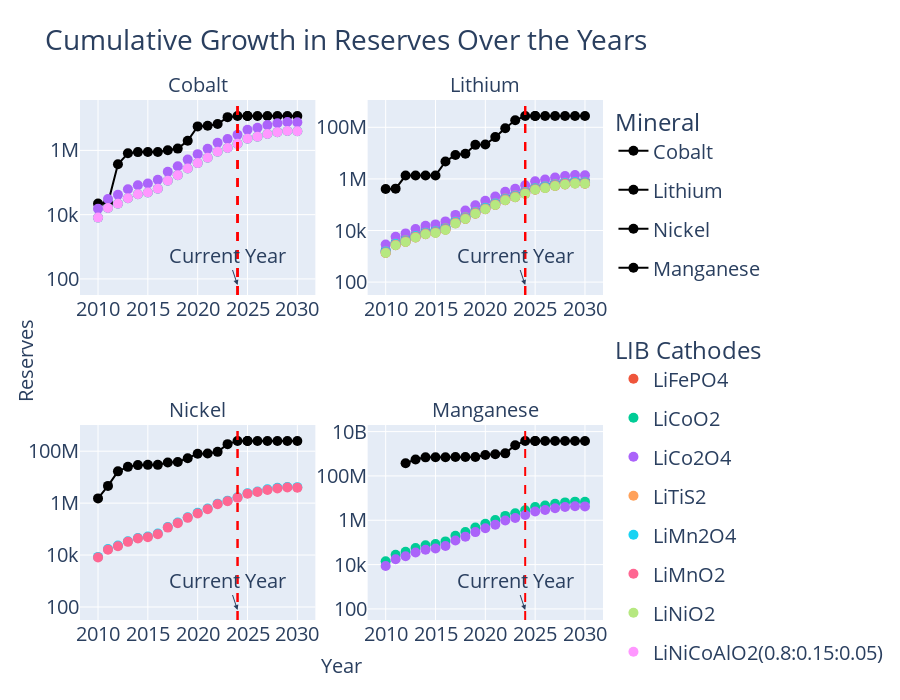

Notebook source saved alongside this figure:
### Code cell
F = make_subplots(rows=2, cols=2, x_title="Year", y_title="Reserves", 
                  subplot_titles=non_lanthanides.tolist())

# Define a fixed color mapping for cathode types

# cathode_colors = {"NMC111": "blue", "NMC532": "green", "NMC622": "orange", "NMC811": "purple"}
mineral_colors =  ['#636efa','#EF553B', '#00cc96', '#ab63fa']

for i, mineral in enumerate(non_lanthanides):
    M = D.loc[(D["Primary Mineral"] == mineral) & (D["Cumulative Reserves"] > 0)]
    S = demand_by_cathode[demand_by_cathode["Full Element Name"] == mineral]
    
    # Add the main mineral trace with its own legend group
    F.add_trace(
        go.Scatter(
            x=M["Year"], 
            y=M["Cumulative Reserves"], 
            mode="lines+markers",
            legendgroup=mineral,
            name=mineral,
            marker=dict(
                size=10,
                color="black"
            ), 
            showlegend=True,
            legend="legend1"
        ),
        row=i // 2 + 1, 
        col=i % 2 + 1
    )
    
    # Add cathode traces grouped by cathode type
    for j,cathode in enumerate(S.columns[6:]):
        F.add_trace(
            go.Scatter(
                x=S["Year"], 
                y=S[cathode], 
                mode="markers",
                legendgroup=cathode,  # Group by cathode type instead of mineral
                name=cathode,
                marker=dict(size=10),
                # Only show in legend for last mineral to avoid duplicates
                showlegend=(i == 0),
                legend="legend2",
            ),
            row=i // 2 + 1, 
            col=i % 2 + 1)
    
    # Add vertical line and annotation
    F.add_vline(x=2024, line_dash="dash", line_color="red")
    F.add_annotation(
        x=2024, 
        text="Current Year",
        showarrow=True,
        arrowhead=2,
        yshift=10,
        row=i // 2 + 1, 
        col=i % 2 + 1
    )

F.update_yaxes(type='log')
F.update_layout(title="Cumulative Growth in Reserves Over the Years",height=700,showlegend=True,
                legend1=dict(title=dict(text="Mineral")),
                legend2=dict(title=dict(text="LIB Cathodes"), y=-0.1),
                font=dict(size=20))
F.update_annotations(font_size=20)
F.show()

### Figure 1 — Plotly figure (JSON) as saved in the notebook; plotly's stock layout.template omitted (floating-point values rounded to 4 significant figures)
{"data": [{"legend": "legend", "legendgroup": "Cobalt", "marker": {"color": "black", "size": 10}, "mode": "lines+markers", "name": "Cobalt", "showlegend": true, "type": "scatter", "x": [2010, 2011, 2012, 2013, 2014, 2015, 2016, 2017, 2018, 2019, 2020, 2021, 2022, 2023, 2024, 2025, 2025, 2026, 2027, 2028, 2029, 2030], "xaxis": "x", "y": [22369, 23020, 369246, 810750, 884999, 886799, 886799, 1009810, 1137085, 1996679, 5587388, 5880880, 6602558, 10834781, 11762492, 11762492, 11762492, 11762492, 11762492, 11762492, 11762492, 11762492], "yaxis": "y"}, {"legend": "legend2", "legendgroup": "LiFePO4", "marker": {"size": 10}, "mode": "markers", "name": "LiFePO4", "showlegend": true, "type": "scatter", "x": [2010, 2011, 2012, 2013, 2014, 2015, 2016, 2017, 2018, 2019, 2020, 2021, 2022, 2023, 2024, 2025, 2026, 2027, 2028, 2029, 2030], "xaxis": "x", "y": [NaN, NaN, NaN, NaN, NaN, NaN, NaN, NaN, NaN, NaN, NaN, NaN, NaN, NaN, NaN, NaN, NaN, NaN, NaN, NaN, NaN], "yaxis": "y"}, {"legend": "legend2", "legendgroup": "LiCoO2", "marker": {"size": 10}, "mode": "markers", "name": "LiCoO2", "showlegend": true, "type": "scatter", "x": [2010, 2011, 2012, 2013, 2014, 2015, 2016, 2017, 2018, 2019, 2020, 2021, 2022, 2023, 2024, 2025, 2026, 2027, 2028, 2029, 2030], "xaxis": "x", "y": [8101.0, 16200.0, 21990.0, 32400.0, 43400.0, 49190.0, 64230.0, 114600.0, 170000.0, 271800.0, 402800.0, 589200.0, 908500.0, 1186000.0, 1614000.0, 2297000.0, 2677000.0, 3228000.0, 3698000.0, 4003000.0, 3929000.0], "yaxis": "y"}, {"legend": "legend2", "legendgroup": "LiCo2O4", "marker": {"size": 10}, "mode": "markers", "name": "LiCo2O4", "showlegend": true, "type": "scatter", "x": [2010, 2011, 2012, 2013, 2014, 2015, 2016, 2017, 2018, 2019, 2020, 2021, 2022, 2023, 2024, 2025, 2026, 2027, 2028, 2029, 2030], "xaxis": "x", "y": [15390.0, 30780.0, 41780.0, 61570.0, 82460.0, 93450.0, 122000.0, 217700.0, 322900.0, 516400.0, 765300.0, 1119000.0, 1726000.0, 2253000.0, 3066000.0, 4365000.0, 5087000.0, 6134000.0, 7027000.0, 7606000.0, 7465000.0], "yaxis": "y"}, {"legend": "legend2", "legendgroup": "LiTiS2", "marker": {"size": 10}, "mode": "markers", "name": "LiTiS2", "showlegend": true, "type": "scatter", "x": [2010, 2011, 2012, 2013, 2014, 2015, 2016, 2017, 2018, 2019, 2020, 2021, 2022, 2023, 2024, 2025, 2026, 2027, 2028, 2029, 2030], "xaxis": "x", "y": [NaN, NaN, NaN, NaN, NaN, NaN, NaN, NaN, NaN, NaN, NaN, NaN, NaN, NaN, NaN, NaN, NaN, NaN, NaN, NaN, NaN], "yaxis": "y"}, {"legend": "legend2", "legendgroup": "LiMn2O4", "marker": {"size": 10}, "mode": "markers", "name": "LiMn2O4", "showlegend": true, "type": "scatter", "x": [2010, 2011, 2012, 2013, 2014, 2015, 2016, 2017, 2018, 2019, 2020, 2021, 2022, 2023, 2024, 2025, 2026, 2027, 2028, 2029, 2030], "xaxis": "x", "y": [NaN, NaN, NaN, NaN, NaN, NaN, NaN, NaN, NaN, NaN, NaN, NaN, NaN, NaN, NaN, NaN, NaN, NaN, NaN, NaN, NaN], "yaxis": "y"}, {"legend": "legend2", "legendgroup": "LiMnO2", "marker": {"size": 10}, "mode": "markers", "name": "LiMnO2", "showlegend": true, "type": "scatter", "x": [2010, 2011, 2012, 2013, 2014, 2015, 2016, 2017, 2018, 2019, 2020, 2021, 2022, 2023, 2024, 2025, 2026, 2027, 2028, 2029, 2030], "xaxis": "x", "y": [NaN, NaN, NaN, NaN, NaN, NaN, NaN, NaN, NaN, NaN, NaN, NaN, NaN, NaN, NaN, NaN, NaN, NaN, NaN, NaN, NaN], "yaxis": "y"}, {"legend": "legend2", "legendgroup": "LiNiO2", "marker": {"size": 10}, "mode": "markers", "name": "LiNiO2", "showlegend": true, "type": "scatter", "x": [2010, 2011, 2012, 2013, 2014, 2015, 2016, 2017, 2018, 2019, 2020, 2021, 2022, 2023, 2024, 2025, 2026, 2027, 2028, 2029, 2030], "xaxis": "x", "y": [NaN, NaN, NaN, NaN, NaN, NaN, NaN, NaN, NaN, NaN, NaN, NaN, NaN, NaN, NaN, NaN, NaN, NaN, NaN, NaN, NaN], "yaxis": "y"}, {"legend": "legend2", "legendgroup": "LiNiCoAlO2(0.8:0.15:0.05)", "marker": {"size": 10}, "mode": "markers", "name": "LiNiCoAlO2(0.8:0.15:0.05)", "showlegend": true, "type": "scatter", "x": [2010, 2011, 2012, 2013, 2014, 2015, 2016, 2017, 2018, 2019, 2020, 2021, 2022, 2023, 2024, 2025, 2026, 2027, 2028, 2029, 2030], "xaxis": "x", "y": [8101.0, 16200.0, 21990.0, 32400.0, 43400.0, 49190.0, 64230.0, 114600.0, 170000.0, 271800.0, 402800.0, 589200.0, 908500.0, 1186000.0, 1614000.0, 2297000.0, 2677000.0, 3228000.0, 3698000.0, 4003000.0, 3929000.0], "yaxis": "y"}, {"legend": "legend", "legendgroup": "Lithium", "marker": {"color": "black", "size": 10}, "mode": "lines+markers", "name": "Lithium", "showlegend": true, "type": "scatter", "x": [2010, 2011, 2012, 2013, 2014, 2015, 2016, 2017, 2018, 2019, 2020, 2021, 2022, 2023, 2024, 2025, 2025, 2026, 2027, 2028, 2029, 2030], "xaxis": "x2", "y": [408140, 419371, 1349320, 1349320, 1349320, 1349320, 4720420, 8410820, 9400463, 20902463, 21420563, 41718533, 92128193, 186800244, 274575585, 274575585, 274575585, 274575585, 274575585, 274575585, 274575585, 274575585], "yaxis": "y2"}, {"legend": "legend2", "legendgroup": "LiFePO4", "marker": {"size": 10}, "mode": "markers", "name": "LiFePO4", "showlegend": false, "type": "scatter", "x": [2010, 2011, 2012, 2013, 2014, 2015, 2016, 2017, 2018, 2019, 2020, 2021, 2022, 2023, 2024, 2025, 2026, 2027, 2028, 2029, 2030], "xaxis": "x2", "y": [1761.0, 3523.0, 4781.0, 7046.0, 9437.0, 10690.0, 13970.0, 24910.0, 36950.0, 59100.0, 87580.0, 128100.0, 197500.0, 257800.0, 350900.0, 499500.0, 582200.0, 702000.0, 804200.0, 870500.0, 854300.0], "yaxis": "y2"}, {"legend": "legend2", "legendgroup": "LiCoO2", "marker": {"size": 10}, "mode": "markers", "name": "LiCoO2", "showlegend": false, "type": "scatter", "x": [2010, 2011, 2012, 2013, 2014, 2015, 2016, 2017, 2018, 2019, 2020, 2021, 2022, 2023, 2024, 2025, 2026, 2027, 2028, 2029, 2030], "xaxis": "x2", "y": [1340.0, 2680.0, 3637.0, 5360.0, 7178.0, 8136.0, 10620.0, 18950.0, 28110.0, 44950.0, 66620.0, 97450.0, 150300.0, 196100.0, 266900.0, 380000.0, 442800.0, 534000.0, 611700.0, 662200.0, 649900.0], "yaxis": "y2"}, {"legend": "legend2", "legendgroup": "LiCo2O4", "marker": {"size": 10}, "mode": "markers", "name": "LiCo2O4", "showlegend": false, "type": "scatter", "x": [2010, 2011, 2012, 2013, 2014, 2015, 2016, 2017, 2018, 2019, 2020, 2021, 2022, 2023, 2024, 2025, 2026, 2027, 2028, 2029, 2030], "xaxis": "x2", "y": [1614.0, 3227.0, 4380.0, 6454.0, 8644.0, 9796.0, 12790.0, 22820.0, 33850.0, 54130.0, 80230.0, 117300.0, 180900.0, 236200.0, 321400.0, 457600.0, 533300.0, 643000.0, 736600.0, 797400.0, 782600.0], "yaxis": "y2"}, {"legend": "legend2", "legendgroup": "LiTiS2", "marker": {"size": 10}, "mode": "markers", "name": "LiTiS2", "showlegend": false, "type": "scatter", "x": [2010, 2011, 2012, 2013, 2014, 2015, 2016, 2017, 2018, 2019, 2020, 2021, 2022, 2023, 2024, 2025, 2026, 2027, 2028, 2029, 2030], "xaxis": "x2", "y": [2846.0, 5692.0, 7725.0, 11380.0, 15250.0, 17280.0, 22570.0, 40250.0, 59710.0, 95480.0, 141500.0, 207000.0, 319200.0, 416600.0, 566900.0, 807100.0, 940600.0, 1134000.0, 1299000.0, 1406000.0, 1380000.0], "yaxis": "y2"}, {"legend": "legend2", "legendgroup": "LiMn2O4", "marker": {"size": 10}, "mode": "markers", "name": "LiMn2O4", "showlegend": false, "type": "scatter", "x": [2010, 2011, 2012, 2013, 2014, 2015, 2016, 2017, 2018, 2019, 2020, 2021, 2022, 2023, 2024, 2025, 2026, 2027, 2028, 2029, 2030], "xaxis": "x2", "y": [1545.0, 3090.0, 4193.0, 6180.0, 8277.0, 9380.0, 12250.0, 21850.0, 32410.0, 51830.0, 76820.0, 112400.0, 173300.0, 226100.0, 307800.0, 438100.0, 510600.0, 615700.0, 705300.0, 763500.0, 749300.0], "yaxis": "y2"}, {"legend": "legend2", "legendgroup": "LiMnO2", "marker": {"size": 10}, "mode": "markers", "name": "LiMnO2", "showlegend": false, "type": "scatter", "x": [2010, 2011, 2012, 2013, 2014, 2015, 2016, 2017, 2018, 2019, 2020, 2021, 2022, 2023, 2024, 2025, 2026, 2027, 2028, 2029, 2030], "xaxis": "x2", "y": [1525.0, 3050.0, 4139.0, 6100.0, 8169.0, 9259.0, 12090.0, 21570.0, 31990.0, 51160.0, 75820.0, 110900.0, 171000.0, 223200.0, 303800.0, 432400.0, 504000.0, 607700.0, 696200.0, 753600.0, 739600.0], "yaxis": "y2"}, {"legend": "legend2", "legendgroup": "LiNiO2", "marker": {"size": 10}, "mode": "markers", "name": "LiNiO2", "showlegend": false, "type": "scatter", "x": [2010, 2011, 2012, 2013, 2014, 2015, 2016, 2017, 2018, 2019, 2020, 2021, 2022, 2023, 2024, 2025, 2026, 2027, 2028, 2029, 2030], "xaxis": "x2", "y": [1413.0, 2827.0, 3836.0, 5654.0, 7572.0, 8581.0, 11210.0, 19990.0, 29650.0, 47420.0, 70280.0, 102800.0, 158500.0, 206900.0, 281600.0, 400800.0, 467100.0, 563300.0, 645300.0, 698500.0, 685500.0], "yaxis": "y2"}, {"legend": "legend2", "legendgroup": "LiNiCoAlO2(0.8:0.15:0.05)", "marker": {"size": 10}, "mode": "markers", "name": "LiNiCoAlO2(0.8:0.15:0.05)", "showlegend": false, "type": "scatter", "x": [2010, 2011, 2012, 2013, 2014, 2015, 2016, 2017, 2018, 2019, 2020, 2021, 2022, 2023, 2024, 2025, 2026, 2027, 2028, 2029, 2030], "xaxis": "x2", "y": [1333.0, 2666.0, 3618.0, 5331.0, 7140.0, 8092.0, 10570.0, 18850.0, 27960.0, 44720.0, 66270.0, 96930.0, 149500.0, 195100.0, 265500.0, 378000.0, 440500.0, 531200.0, 608500.0, 658600.0, 646400.0], "yaxis": "y2"}, {"legend": "legend", "legendgroup": "Nickel", "marker": {"color": "black", "size": 10}, "mode": "lines+markers", "name": "Nickel", "showlegend": true, "type": "scatter", "x": [2010, 2011, 2012, 2013, 2014, 2015, 2016, 2017, 2018, 2019, 2020, 2021, 2022, 2023, 2024, 2025, 2025, 2026, 2027, 2028, 2029, 2030], "xaxis": "x3", "y": [1518795, 4613235, 16722424, 24945407, 29137507, 29755343, 29778243, 36942666, 38277432, 53536829, 80042458, 81945795, 94343982, 186629647, 246705355, 246705355, 246705355, 246705355, 246705355, 246705355, 246705355, 246705355], "yaxis": "y3"}, {"legend": "legend2", "legendgroup": "LiFePO4", "marker": {"size": 10}, "mode": "markers", "name": "LiFePO4", "showlegend": false, "type": "scatter", "x": [2010, 2011, 2012, 2013, 2014, 2015, 2016, 2017, 2018, 2019, 2020, 2021, 2022, 2023, 2024, 2025, 2026, 2027, 2028, 2029, 2030], "xaxis": "x3", "y": [NaN, NaN, NaN, NaN, NaN, NaN, NaN, NaN, NaN, NaN, NaN, NaN, NaN, NaN, NaN, NaN, NaN, NaN, NaN, NaN, NaN], "yaxis": "y3"}, {"legend": "legend2", "legendgroup": "LiCoO2", "marker": {"size": 10}, "mode": "markers", "name": "LiCoO2", "showlegend": false, "type": "scatter", "x": [2010, 2011, 2012, 2013, 2014, 2015, 2016, 2017, 2018, 2019, 2020, 2021, 2022, 2023, 2024, 2025, 2026, 2027, 2028, 2029, 2030], "xaxis": "x3", "y": [NaN, NaN, NaN, NaN, NaN, NaN, NaN, NaN, NaN, NaN, NaN, NaN, NaN, NaN, NaN, NaN, NaN, NaN, NaN, NaN, NaN], "yaxis": "y3"}, {"legend": "legend2", "legendgroup": "LiCo2O4", "marker": {"size": 10}, "mode": "markers", "name": "LiCo2O4", "showlegend": false, "type": "scatter", "x": [2010, 2011, 2012, 2013, 2014, 2015, 2016, 2017, 2018, 2019, 2020, 2021, 2022, 2023, 2024, 2025, 2026, 2027, 2028, 2029, 2030], "xaxis": "x3", "y": [NaN, NaN, NaN, NaN, NaN, NaN, NaN, NaN, NaN, NaN, NaN, NaN, NaN, NaN, NaN, NaN, NaN, NaN, NaN, NaN, NaN], "yaxis": "y3"}, {"legend": "legend2", "legendgroup": "LiTiS2", "marker": {"size": 10}, "mode": "markers", "name": "LiTiS2", "showlegend": false, "type": "scatter", "x": [2010, 2011, 2012, 2013, 2014, 2015, 2016, 2017, 2018, 2019, 2020, 2021, 2022, 2023, 2024, 2025, 2026, 2027, 2028, 2029, 2030], "xaxis": "x3", "y": [NaN, NaN, NaN, NaN, NaN, NaN, NaN, NaN, NaN, NaN, NaN, NaN, NaN, NaN, NaN, NaN, NaN, NaN, NaN, NaN, NaN], "yaxis": "y3"}, {"legend": "legend2", "legendgroup": "LiMn2O4", "marker": {"size": 10}, "mode": "markers", "name": "LiMn2O4", "showlegend": false, "type": "scatter", "x": [2010, 2011, 2012, 2013, 2014, 2015, 2016, 2017, 2018, 2019, 2020, 2021, 2022, 2023, 2024, 2025, 2026, 2027, 2028, 2029, 2030], "xaxis": "x3", "y": [NaN, NaN, NaN, NaN, NaN, NaN, NaN, NaN, NaN, NaN, NaN, NaN, NaN, NaN, NaN, NaN, NaN, NaN, NaN, NaN, NaN], "yaxis": "y3"}, {"legend": "legend2", "legendgroup": "LiMnO2", "marker": {"size": 10}, "mode": "markers", "name": "LiMnO2", "showlegend": false, "type": "scatter", "x": [2010, 2011, 2012, 2013, 2014, 2015, 2016, 2017, 2018, 2019, 2020, 2021, 2022, 2023, 2024, 2025, 2026, 2027, 2028, 2029, 2030], "xaxis": "x3", "y": [NaN, NaN, NaN, NaN, NaN, NaN, NaN, NaN, NaN, NaN, NaN, NaN, NaN, NaN, NaN, NaN, NaN, NaN, NaN, NaN, NaN], "yaxis": "y3"}, {"legend": "legend2", "legendgroup": "LiNiO2", "marker": {"size": 10}, "mode": "markers", "name": "LiNiO2", "showlegend": false, "type": "scatter", "x": [2010, 2011, 2012, 2013, 2014, 2015, 2016, 2017, 2018, 2019, 2020, 2021, 2022, 2023, 2024, 2025, 2026, 2027, 2028, 2029, 2030], "xaxis": "x3", "y": [8516.0, 17030.0, 23120.0, 34070.0, 45620.0, 51710.0, 67520.0, 120400.0, 178700.0, 285700.0, 423400.0, 619400.0, 955100.0, 1247000.0, 1696000.0, 2415000.0, 2815000.0, 3394000.0, 3888000.0, 4209000.0, 4130000.0], "yaxis": "y3"}, {"legend": "legend2", "legendgroup": "LiNiCoAlO2(0.8:0.15:0.05)", "marker": {"size": 10}, "mode": "markers", "name": "LiNiCoAlO2(0.8:0.15:0.05)", "showlegend": false, "type": "scatter", "x": [2010, 2011, 2012, 2013, 2014, 2015, 2016, 2017, 2018, 2019, 2020, 2021, 2022, 2023, 2024, 2025, 2026, 2027, 2028, 2029, 2030], "xaxis": "x3", "y": [8068.0, 16140.0, 21900.0, 32270.0, 43220.0, 48990.0, 63970.0, 114100.0, 169300.0, 270700.0, 401200.0, 586800.0, 904800.0, 1181000.0, 1607000.0, 2288000.0, 2666000.0, 3215000.0, 3683000.0, 3987000.0, 3913000.0], "yaxis": "y3"}, {"legend": "legend", "legendgroup": "Manganese", "marker": {"color": "black", "size": 10}, "mode": "lines+markers", "name": "Manganese", "showlegend": true, "type": "scatter", "x": [2012, 2013, 2014, 2015, 2016, 2017, 2018, 2019, 2020, 2021, 2022, 2023, 2024, 2025, 2025, 2026, 2027, 2028, 2029, 2030], "xaxis": "x4", "y": [370883000, 550883000, 686371474, 700341474, 700341474, 709641474, 709641474, 717441474, 885101474, 950251474, 1040071474, 2432587027, 3757622411, 3757622411, 3757622411, 3757622411, 3757622411, 3757622411, 3757622411, 3757622411], "yaxis": "y4"}, {"legend": "legend2", "legendgroup": "LiFePO4", "marker": {"size": 10}, "mode": "markers", "name": "LiFePO4", "showlegend": false, "type": "scatter", "x": [2010, 2011, 2012, 2013, 2014, 2015, 2016, 2017, 2018, 2019, 2020, 2021, 2022, 2023, 2024, 2025, 2026, 2027, 2028, 2029, 2030], "xaxis": "x4", "y": [NaN, NaN, NaN, NaN, NaN, NaN, NaN, NaN, NaN, NaN, NaN, NaN, NaN, NaN, NaN, NaN, NaN, NaN, NaN, NaN, NaN], "yaxis": "y4"}, {"legend": "legend2", "legendgroup": "LiCoO2", "marker": {"size": 10}, "mode": "markers", "name": "LiCoO2", "showlegend": false, "type": "scatter", "x": [2010, 2011, 2012, 2013, 2014, 2015, 2016, 2017, 2018, 2019, 2020, 2021, 2022, 2023, 2024, 2025, 2026, 2027, 2028, 2029, 2030], "xaxis": "x4", "y": [NaN, NaN, NaN, NaN, NaN, NaN, NaN, NaN, NaN, NaN, NaN, NaN, NaN, NaN, NaN, NaN, NaN, NaN, NaN, NaN, NaN], "yaxis": "y4"}, {"legend": "legend2", "legendgroup": "LiCo2O4", "marker": {"size": 10}, "mode": "markers", "name": "LiCo2O4", "showlegend": false, "type": "scatter", "x": [2010, 2011, 2012, 2013, 2014, 2015, 2016, 2017, 2018, 2019, 2020, 2021, 2022, 2023, 2024, 2025, 2026, 2027, 2028, 2029, 2030], "xaxis": "x4", "y": [NaN, NaN, NaN, NaN, NaN, NaN, NaN, NaN, NaN, NaN, NaN, NaN, NaN, NaN, NaN, NaN, NaN, NaN, NaN, NaN, NaN], "yaxis": "y4"}, {"legend": "legend2", "legendgroup": "LiTiS2", "marker": {"size": 10}, "mode": "markers", "name": "LiTiS2", "showlegend": false, "type": "scatter", "x": [2010, 2011, 2012, 2013, 2014, 2015, 2016, 2017, 2018, 2019, 2020, 2021, 2022, 2023, 2024, 2025, 2026, 2027, 2028, 2029, 2030], "xaxis": "x4", "y": [NaN, NaN, NaN, NaN, NaN, NaN, NaN, NaN, NaN, NaN, NaN, NaN, NaN, NaN, NaN, NaN, NaN, NaN, NaN, NaN, NaN], "yaxis": "y4"}, {"legend": "legend2", "legendgroup": "LiMn2O4", "marker": {"size": 10}, "mode": "markers", "name": "LiMn2O4", "showlegend": false, "type": "scatter", "x": [2010, 2011, 2012, 2013, 2014, 2015, 2016, 2017, 2018, 2019, 2020, 2021, 2022, 2023, 2024, 2025, 2026, 2027, 2028, 2029, 2030], "xaxis": "x4", "y": [14000.0, 28000.0, 38000.0, 56000.0, 74990.0, 84990.0, 111000.0, 198000.0, 293700.0, 469600.0, 696000.0, 1018000.0, 1570000.0, 2049000.0, 2789000.0, 3970000.0, 4626000.0, 5579000.0, 6391000.0, 6918000.0, 6789000.0], "yaxis": "y4"}, {"legend": "legend2", "legendgroup": "LiMnO2", "marker": {"size": 10}, "mode": "markers", "name": "LiMnO2", "showlegend": false, "type": "scatter", "x": [2010, 2011, 2012, 2013, 2014, 2015, 2016, 2017, 2018, 2019, 2020, 2021, 2022, 2023, 2024, 2025, 2026, 2027, 2028, 2029, 2030], "xaxis": "x4", "y": [8696.0, 17390.0, 23600.0, 34780.0, 46590.0, 52800.0, 68950.0, 123000.0, 182400.0, 291700.0, 432400.0, 632500.0, 975200.0, 1273000.0, 1732000.0, 2466000.0, 2874000.0, 3466000.0, 3970000.0, 4297000.0, 4218000.0], "yaxis": "y4"}, {"legend": "legend2", "legendgroup": "LiNiO2", "marker": {"size": 10}, "mode": "markers", "name": "LiNiO2", "showlegend": false, "type": "scatter", "x": [2010, 2011, 2012, 2013, 2014, 2015, 2016, 2017, 2018, 2019, 2020, 2021, 2022, 2023, 2024, 2025, 2026, 2027, 2028, 2029, 2030], "xaxis": "x4", "y": [NaN, NaN, NaN, NaN, NaN, NaN, NaN, NaN, NaN, NaN, NaN, NaN, NaN, NaN, NaN, NaN, NaN, NaN, NaN, NaN, NaN], "yaxis": "y4"}, {"legend": "legend2", "legendgroup": "LiNiCoAlO2(0.8:0.15:0.05)", "marker": {"size": 10}, "mode": "markers", "name": "LiNiCoAlO2(0.8:0.15:0.05)", "showlegend": false, "type": "scatter", "x": [2010, 2011, 2012, 2013, 2014, 2015, 2016, 2017, 2018, 2019, 2020, 2021, 2022, 2023, 2024, 2025, 2026, 2027, 2028, 2029, 2030], "xaxis": "x4", "y": [NaN, NaN, NaN, NaN, NaN, NaN, NaN, NaN, NaN, NaN, NaN, NaN, NaN, NaN, NaN, NaN, NaN, NaN, NaN, NaN, NaN], "yaxis": "y4"}], "layout": {"annotations": [{"font": {"size": 20}, "showarrow": false, "text": "Cobalt", "x": 0.225, "xanchor": "center", "xref": "paper", "y": 1, "yanchor": "bottom", "yref": "paper"}, {"font": {"size": 20}, "showarrow": false, "text": "Lithium", "x": 0.775, "xanchor": "center", "xref": "paper", "y": 1, "yanchor": "bottom", "yref": "paper"}, {"font": {"size": 20}, "showarrow": false, "text": "Nickel", "x": 0.225, "xanchor": "center", "xref": "paper", "y": 0.375, "yanchor": "bottom", "yref": "paper"}, {"font": {"size": 20}, "showarrow": false, "text": "Manganese", "x": 0.775, "xanchor": "center", "xref": "paper", "y": 0.375, "yanchor": "bottom", "yref": "paper"}, {"font": {"size": 20}, "showarrow": false, "text": "Year", "x": 0.5, "xanchor": "center", "xref": "paper", "y": 0, "yanchor": "top", "yref": "paper", "yshift": -30}, {"font": {"size": 20}, "showarrow": false, "text": "Reserves", "textangle": -90, "x": 0, "xanchor": "right", "xref": "paper", "xshift": -40, "y": 0.5, "yanchor": "middle", "yref": "paper"}, {"arrowhead": 2, "font": {"size": 20}, "showarrow": true, "text": "Current Year", "x": 2024, "xref": "x", "yref": "y", "yshift": 10}, {"arrowhead": 2, "font": {"size": 20}, "showarrow": true, "text": "Current Year", "x": 2024, "xref": "x2", "yref": "y2", "yshift": 10}, {"arrowhead": 2, "font": {"size": 20}, "showarrow": true, "text": "Current Year", "x": 2024, "xref": "x3", "yref": "y3", "yshift": 10}, {"arrowhead": 2, "font": {"size": 20}, "showarrow": true, "text": "Current Year", "x": 2024, "xref": "x4", "yref": "y4", "yshift": 10}], "font": {"size": 20}, "height": 700, "legend": {"title": {"text": "Mineral"}}, "legend2": {"title": {"text": "LIB Cathodes"}, "y": -0.1}, "shapes": [{"line": {"color": "red", "dash": "dash"}, "type": "line", "x0": 2024, "x1": 2024, "xref": "x", "y0": 0, "y1": 1, "yref": "y domain"}, {"line": {"color": "red", "dash": "dash"}, "type": "line", "x0": 2024, "x1": 2024, "xref": "x", "y0": 0, "y1": 1, "yref": "y domain"}, {"line": {"color": "red", "dash": "dash"}, "type": "line", "x0": 2024, "x1": 2024, "xref": "x2", "y0": 0, "y1": 1, "yref": "y2 domain"}, {"line": {"color": "red", "dash": "dash"}, "type": "line", "x0": 2024, "x1": 2024, "xref": "x", "y0": 0, "y1": 1, "yref": "y domain"}, {"line": {"color": "red", "dash": "dash"}, "type": "line", "x0": 2024, "x1": 2024, "xref": "x2", "y0": 0, "y1": 1, "yref": "y2 domain"}, {"line": {"color": "red", "dash": "dash"}, "type": "line", "x0": 2024, "x1": 2024, "xref": "x3", "y0": 0, "y1": 1, "yref": "y3 domain"}, {"line": {"color": "red", "dash": "dash"}, "type": "line", "x0": 2024, "x1": 2024, "xref": "x", "y0": 0, "y1": 1, "yref": "y domain"}, {"line": {"color": "red", "dash": "dash"}, "type": "line", "x0": 2024, "x1": 2024, "xref": "x2", "y0": 0, "y1": 1, "yref": "y2 domain"}, {"line": {"color": "red", "dash": "dash"}, "type": "line", "x0": 2024, "x1": 2024, "xref": "x3", "y0": 0, "y1": 1, "yref": "y3 domain"}, {"line": {"color": "red", "dash": "dash"}, "type": "line", "x0": 2024, "x1": 2024, "xref": "x4", "y0": 0, "y1": 1, "yref": "y4 domain"}], "showlegend": true, "title": {"text": "Cumulative Growth in Reserves Over the Years"}, "xaxis": {"anchor": "y", "domain": [0, 0.45]}, "xaxis2": {"anchor": "y2", "domain": [0.55, 1]}, "xaxis3": {"anchor": "y3", "domain": [0, 0.45]}, "xaxis4": {"anchor": "y4", "domain": [0.55, 1]}, "yaxis": {"anchor": "x", "domain": [0.625, 1], "type": "log"}, "yaxis2": {"anchor": "x2", "domain": [0.625, 1], "type": "log"}, "yaxis3": {"anchor": "x3", "domain": [0, 0.375], "type": "log"}, "yaxis4": {"anchor": "x4", "domain": [0, 0.375], "type": "log"}}}
